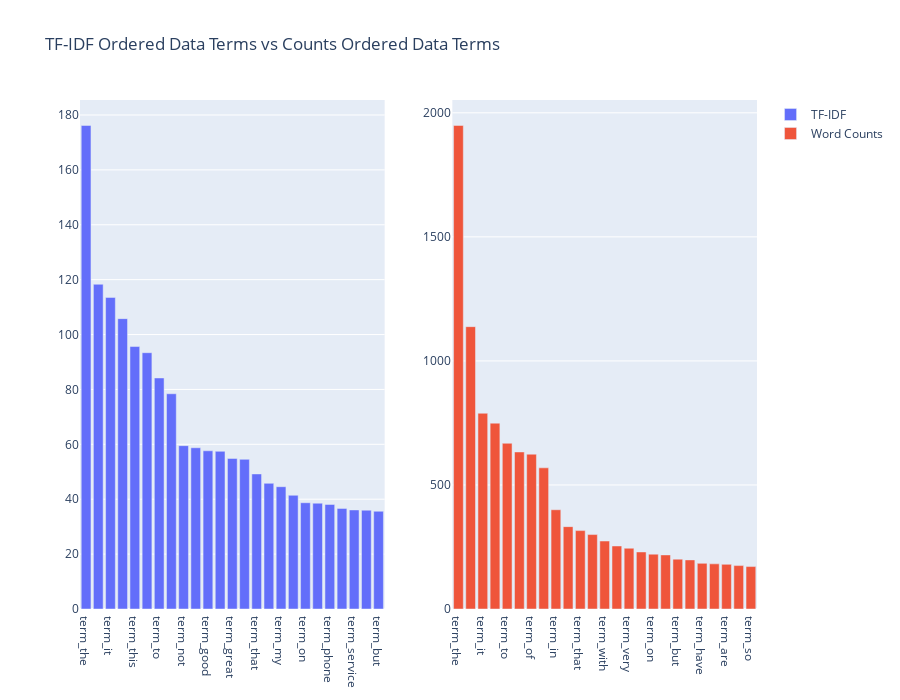

The notebook cell this image was saved under:
### Markdown cell above
**TF IDF vs Term Frequency comparison visualization**

### Code cell
#visualize the 25 terms with the highest values in the TF-IDF Matrix and compare it with the highest values in the 
#Count Frequency Matrix
n = 25
term_tf_idf = np.asarray(tf_idf_counts.sum(axis=0))[0]
term_tf_idf_df = pd.DataFrame({'terms': tf_idf_vect.get_feature_names(), 
                                            'counts': term_tf_idf})
ordered_term_tf_idf_df = term_tf_idf_df.sort_values(by = 'counts', ascending = False)

fig = make_subplots(rows=1, cols=2)

fig.add_trace(
    go.Bar(
            x=["term_"+str(i) for i in ordered_term_tf_idf_df['terms']][:n],
            y=ordered_term_tf_idf_df['counts'][:n],
            name = "TF-IDF"),            
            row=1, col=1
)


fig.add_trace(
    go.Bar(
            x=["term_"+str(i) for i in ordered_term_frequencies_df['terms'][:n]],
            y=ordered_term_frequencies_df['counts'][:n],
            name = "Word Counts"),            
            row=1, col=2
)

fig.update_layout(height=700, width=900, title_text="TF-IDF Ordered Data Terms vs Counts Ordered Data Terms")
fig.show()

### Figure 1 — Plotly figure (JSON) as saved in the notebook; plotly's stock layout.template omitted (floating-point values rounded to 4 significant figures)
{"data": [{"name": "TF-IDF", "type": "bar", "x": ["term_the", "term_and", "term_it", "term_is", "term_this", "term_was", "term_to", "term_of", "term_not", "term_in", "term_good", "term_very", "term_great", "term_for", "term_that", "term_with", "term_my", "term_you", "term_on", "term_movie", "term_phone", "term_so", "term_service", "term_are", "term_but"], "xaxis": "x", "y": [176.2, 118.3, 113.5, 105.8, 95.63, 93.38, 84.18, 78.42, 59.52, 58.75, 57.64, 57.45, 54.86, 54.53, 49.21, 45.79, 44.56, 41.43, 38.72, 38.55, 38.09, 36.65, 36.1, 36.01, 35.62], "yaxis": "y"}, {"name": "Word Counts", "type": "bar", "x": ["term_the", "term_and", "term_it", "term_is", "term_to", "term_this", "term_of", "term_was", "term_in", "term_for", "term_that", "term_not", "term_with", "term_my", "term_very", "term_good", "term_on", "term_you", "term_but", "term_great", "term_have", "term_movie", "term_are", "term_as", "term_so"], "xaxis": "x2", "y": [1949, 1138, 789, 749, 668, 633, 624, 569, 400, 332, 316, 300, 274, 254, 245, 230, 221, 218, 201, 198, 184, 182, 180, 175, 171], "yaxis": "y2"}], "layout": {"height": 700, "title": {"text": "TF-IDF Ordered Data Terms vs Counts Ordered Data Terms"}, "width": 900, "xaxis": {"anchor": "y", "domain": [0, 0.45]}, "xaxis2": {"anchor": "y2", "domain": [0.55, 1]}, "yaxis": {"anchor": "x", "domain": [0, 1]}, "yaxis2": {"anchor": "x2", "domain": [0, 1]}}}
